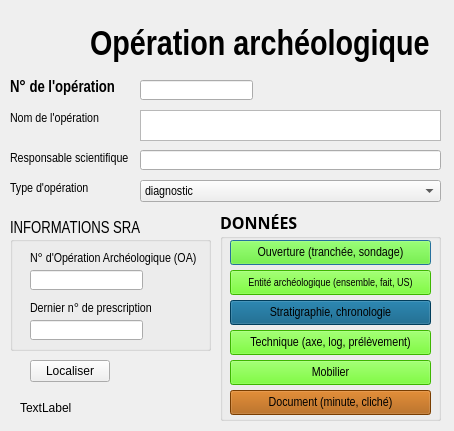
<?xml version="1.0" encoding="UTF-8"?>
<ui version="4.0">
 <class>Dialog</class>
 <widget class="QDialog" name="Dialog">
  <property name="geometry">
   <rect>
    <x>0</x>
    <y>0</y>
    <width>454</width>
    <height>431</height>
   </rect>
  </property>
  <property name="windowTitle">
   <string>Dialog</string>
  </property>
  <widget class="QLabel" name="logo">
   <property name="geometry">
    <rect>
     <x>10</x>
     <y>10</y>
     <width>61</width>
     <height>61</height>
    </rect>
   </property>
   <property name="text">
    <string/>
   </property>
   <property name="pixmap">
    <pixmap>:/plugins/dialog_badass/BADASS.png</pixmap>
   </property>
   <property name="scaledContents">
    <bool>true</bool>
   </property>
  </widget>
  <widget class="QLabel" name="titre_operation_archeo">
   <property name="geometry">
    <rect>
     <x>90</x>
     <y>20</y>
     <width>481</width>
     <height>51</height>
    </rect>
   </property>
   <property name="font">
    <font>
     <family>Arial Narrow</family>
     <pointsize>26</pointsize>
     <weight>75</weight>
     <bold>true</bold>
    </font>
   </property>
   <property name="text">
    <string>Opération archéologique</string>
   </property>
  </widget>
  <widget class="QLabel" name="nomope_lbl">
   <property name="geometry">
    <rect>
     <x>10</x>
     <y>110</y>
     <width>101</width>
     <height>16</height>
    </rect>
   </property>
   <property name="font">
    <font>
     <family>Arial Narrow</family>
     <pointsize>10</pointsize>
    </font>
   </property>
   <property name="text">
    <string>Nom de l'opération</string>
   </property>
  </widget>
  <widget class="QLineEdit" name="numope">
   <property name="geometry">
    <rect>
     <x>140</x>
     <y>80</y>
     <width>113</width>
     <height>20</height>
    </rect>
   </property>
   <property name="font">
    <font>
     <family>Arial Narrow</family>
     <pointsize>12</pointsize>
     <weight>75</weight>
     <bold>true</bold>
    </font>
   </property>
  </widget>
  <widget class="QLabel" name="numope_lbl">
   <property name="geometry">
    <rect>
     <x>10</x>
     <y>80</y>
     <width>121</width>
     <height>16</height>
    </rect>
   </property>
   <property name="font">
    <font>
     <family>Arial Narrow</family>
     <pointsize>12</pointsize>
     <weight>75</weight>
     <bold>true</bold>
    </font>
   </property>
   <property name="text">
    <string>N° de l'opération</string>
   </property>
  </widget>
  <widget class="QLabel" name="ro_lbl">
   <property name="geometry">
    <rect>
     <x>10</x>
     <y>150</y>
     <width>151</width>
     <height>16</height>
    </rect>
   </property>
   <property name="font">
    <font>
     <family>Arial Narrow</family>
     <pointsize>10</pointsize>
    </font>
   </property>
   <property name="text">
    <string>Responsable scientifique</string>
   </property>
  </widget>
  <widget class="QPlainTextEdit" name="nomope_lbl_2">
   <property name="geometry">
    <rect>
     <x>140</x>
     <y>110</y>
     <width>301</width>
     <height>31</height>
    </rect>
   </property>
  </widget>
  <widget class="QLineEdit" name="ro">
   <property name="geometry">
    <rect>
     <x>140</x>
     <y>150</y>
     <width>301</width>
     <height>20</height>
    </rect>
   </property>
   <property name="font">
    <font>
     <family>Arial Narrow</family>
     <pointsize>12</pointsize>
     <weight>75</weight>
     <bold>true</bold>
    </font>
   </property>
  </widget>
  <widget class="QLabel" name="tyope_lbl">
   <property name="geometry">
    <rect>
     <x>10</x>
     <y>180</y>
     <width>151</width>
     <height>16</height>
    </rect>
   </property>
   <property name="font">
    <font>
     <family>Arial Narrow</family>
     <pointsize>10</pointsize>
    </font>
   </property>
   <property name="text">
    <string>Type d'opération</string>
   </property>
  </widget>
  <widget class="QGroupBox" name="SRA">
   <property name="geometry">
    <rect>
     <x>10</x>
     <y>220</y>
     <width>201</width>
     <height>131</height>
    </rect>
   </property>
   <property name="font">
    <font>
     <family>Arial Narrow</family>
     <pointsize>12</pointsize>
    </font>
   </property>
   <property name="title">
    <string>INFORMATIONS SRA</string>
   </property>
   <widget class="QLabel" name="numoa_lbl">
    <property name="geometry">
     <rect>
      <x>20</x>
      <y>30</y>
      <width>181</width>
      <height>16</height>
     </rect>
    </property>
    <property name="font">
     <font>
      <family>Arial Narrow</family>
      <pointsize>10</pointsize>
     </font>
    </property>
    <property name="text">
     <string>N° d'Opération Archéologique (OA)</string>
    </property>
   </widget>
   <widget class="QLineEdit" name="numoa">
    <property name="geometry">
     <rect>
      <x>20</x>
      <y>50</y>
      <width>113</width>
      <height>20</height>
     </rect>
    </property>
    <property name="font">
     <font>
      <family>Arial Narrow</family>
      <pointsize>12</pointsize>
      <weight>75</weight>
      <bold>true</bold>
     </font>
    </property>
   </widget>
   <widget class="QLabel" name="nuprescr_lbl">
    <property name="geometry">
     <rect>
      <x>20</x>
      <y>80</y>
      <width>181</width>
      <height>16</height>
     </rect>
    </property>
    <property name="font">
     <font>
      <family>Arial Narrow</family>
      <pointsize>10</pointsize>
     </font>
    </property>
    <property name="text">
     <string>Dernier n° de prescription</string>
    </property>
   </widget>
   <widget class="QLineEdit" name="numprescr">
    <property name="geometry">
     <rect>
      <x>20</x>
      <y>100</y>
      <width>113</width>
      <height>20</height>
     </rect>
    </property>
    <property name="font">
     <font>
      <family>Arial Narrow</family>
      <pointsize>12</pointsize>
      <weight>75</weight>
      <bold>true</bold>
     </font>
    </property>
   </widget>
  </widget>
  <widget class="QGroupBox" name="groupBox">
   <property name="geometry">
    <rect>
     <x>220</x>
     <y>210</y>
     <width>221</width>
     <height>211</height>
    </rect>
   </property>
   <property name="font">
    <font>
     <family>Arial Black</family>
     <pointsize>12</pointsize>
     <weight>75</weight>
     <bold>true</bold>
    </font>
   </property>
   <property name="title">
    <string>DONNÉES</string>
   </property>
   <widget class="QPushButton" name="ouverture_bouton">
    <property name="geometry">
     <rect>
      <x>10</x>
      <y>30</y>
      <width>201</width>
      <height>25</height>
     </rect>
    </property>
    <property name="font">
     <font>
      <family>Arial Narrow</family>
      <pointsize>10</pointsize>
      <weight>50</weight>
      <bold>false</bold>
     </font>
    </property>
    <property name="styleSheet">
     <string notr="true">background-color: rgb(85, 255, 0);</string>
    </property>
    <property name="text">
     <string>Ouverture (tranchée, sondage)</string>
    </property>
   </widget>
   <widget class="QPushButton" name="Archeo_bouton">
    <property name="geometry">
     <rect>
      <x>10</x>
      <y>60</y>
      <width>201</width>
      <height>25</height>
     </rect>
    </property>
    <property name="font">
     <font>
      <family>Arial Narrow</family>
      <pointsize>8</pointsize>
      <weight>50</weight>
      <bold>false</bold>
     </font>
    </property>
    <property name="autoFillBackground">
     <bool>false</bool>
    </property>
    <property name="styleSheet">
     <string notr="true">background-color: rgb(85, 255, 0);</string>
    </property>
    <property name="text">
     <string>Entité archéologique (ensemble, fait, US)</string>
    </property>
   </widget>
   <widget class="QPushButton" name="technique_bouton">
    <property name="geometry">
     <rect>
      <x>10</x>
      <y>120</y>
      <width>201</width>
      <height>25</height>
     </rect>
    </property>
    <property name="font">
     <font>
      <family>Arial Narrow</family>
      <pointsize>10</pointsize>
      <weight>50</weight>
      <bold>false</bold>
     </font>
    </property>
    <property name="styleSheet">
     <string notr="true">background-color: rgb(85, 255, 0);</string>
    </property>
    <property name="text">
     <string>Technique (axe, log, prélèvement)</string>
    </property>
   </widget>
   <widget class="QPushButton" name="Mobilier_bouton">
    <property name="geometry">
     <rect>
      <x>10</x>
      <y>150</y>
      <width>201</width>
      <height>25</height>
     </rect>
    </property>
    <property name="font">
     <font>
      <family>Arial Narrow</family>
      <pointsize>10</pointsize>
      <weight>50</weight>
      <bold>false</bold>
     </font>
    </property>
    <property name="styleSheet">
     <string notr="true">background-color: rgb(85, 255, 0);</string>
    </property>
    <property name="text">
     <string>Mobilier</string>
    </property>
   </widget>
   <widget class="QPushButton" name="strati_bouton">
    <property name="geometry">
     <rect>
      <x>10</x>
      <y>90</y>
      <width>201</width>
      <height>25</height>
     </rect>
    </property>
    <property name="font">
     <font>
      <family>Arial Narrow</family>
      <pointsize>10</pointsize>
      <weight>50</weight>
      <bold>false</bold>
     </font>
    </property>
    <property name="styleSheet">
     <string notr="true">background-color: rgb(0, 85, 127);</string>
    </property>
    <property name="text">
     <string>Stratigraphie, chronologie</string>
    </property>
   </widget>
   <widget class="QPushButton" name="doc_bouton">
    <property name="geometry">
     <rect>
      <x>10</x>
      <y>180</y>
      <width>201</width>
      <height>25</height>
     </rect>
    </property>
    <property name="font">
     <font>
      <family>Arial Narrow</family>
      <pointsize>10</pointsize>
      <weight>50</weight>
      <bold>false</bold>
     </font>
    </property>
    <property name="styleSheet">
     <string notr="true">background-color: rgb(170, 85, 0);</string>
    </property>
    <property name="text">
     <string>Document (minute, cliché)</string>
    </property>
   </widget>
  </widget>
  <widget class="QComboBox" name="typope">
   <property name="geometry">
    <rect>
     <x>140</x>
     <y>180</y>
     <width>301</width>
     <height>22</height>
    </rect>
   </property>
   <property name="font">
    <font>
     <family>Arial Narrow</family>
     <pointsize>10</pointsize>
    </font>
   </property>
   <item>
    <property name="text">
     <string>diagnostic</string>
    </property>
   </item>
   <item>
    <property name="text">
     <string>fouille</string>
    </property>
   </item>
   <item>
    <property name="text">
     <string>autre</string>
    </property>
   </item>
  </widget>
  <widget class="QPushButton" name="valid">
   <property name="geometry">
    <rect>
     <x>30</x>
     <y>360</y>
     <width>80</width>
     <height>22</height>
    </rect>
   </property>
   <property name="text">
    <string>Localiser</string>
   </property>
  </widget>
  <widget class="QLabel" name="label">
   <property name="geometry">
    <rect>
     <x>20</x>
     <y>400</y>
     <width>151</width>
     <height>16</height>
    </rect>
   </property>
   <property name="text">
    <string>TextLabel</string>
   </property>
  </widget>
 </widget>
 <resources/>
 <connections/>
</ui>
